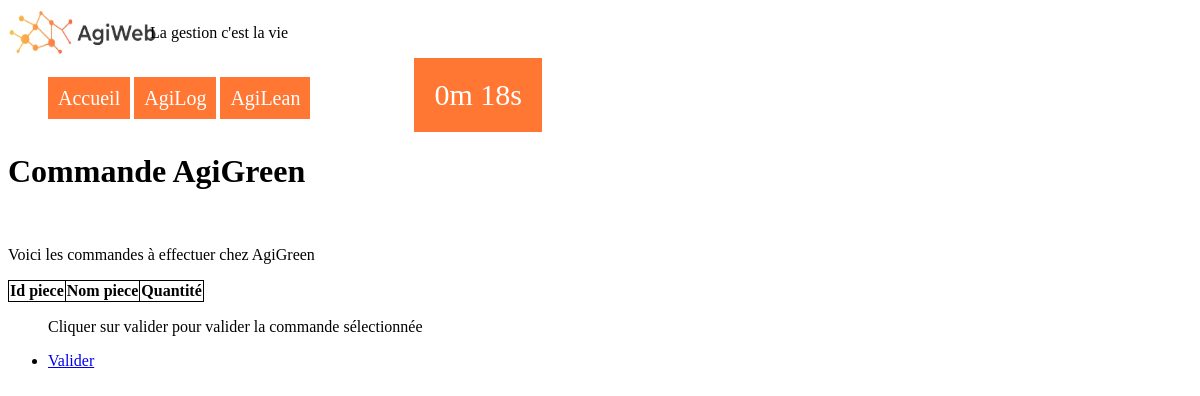
The page /Agilog/Encours/Commande_agigreen on the database as committed earlier.
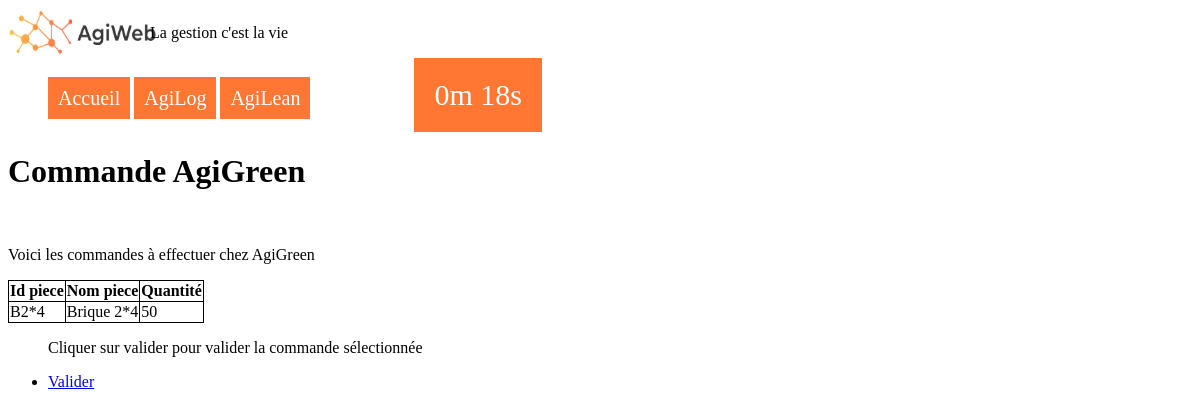
The same page on the database as committed later.
### tables this page shows
CREATE TABLE "piece" (
	"id"	TEXT NOT NULL,
	"nom"	TEXT NOT NULL,
	"quantite"	INTEGER NOT NULL,
	"seuil_recomp"	INTEGER,
	"stock_secu"	INTEGER,
	"delai_reappro"	INTEGER,
	"a_commander"	INTEGER,
	"fournisseur"	INTEGER,
	PRIMARY KEY("id")
);

### run.py (the view)
@app.route('/Agilog/Encours/Commande_agigreen')
def cmd_green():# renvoit la page Commande_agigreen!
    commande=select_commande_fournisseur ("agigreen")
    return render_template('cmd_agigreen.html',liste_commande_green=commande)

### fonctions_logiques.py (called while the page is built)
def transformation(a):#on transforme la chaine pour qu'elle soit traitable
    c=str(a)
    supprimable = ['é', 'è', 'ê', 'à', 'ù', 'û', 'ç', 'ô', 'î', 'ï', 'â',' ', '-', '_','.', ',',"'",'!' ,':', '/']
    correct = ['e', 'e', 'e', 'a', 'u', 'u', 'c', 'o', 'i', 'i', 'a', '', '', '', '', '','', '', '', '']
    for i in range(len(supprimable)):
        c=c.replace(supprimable[i],correct[i])
    c=c.lower()
    return(c)

def select_commande_fournisseur (fournisseur): #prend le fournisseur en lettre minuscule et("agigreen" ou "agipart") et renvoi les id, nom et quantité des pièces à commander du fournisseur
    con = lite.connect(cheminbdd)
    con.row_factory = lite.Row
    cur = con.cursor()
    if (transformation(fournisseur)=="agigreen"):
        fourniss=1
    elif (transformation(fournisseur)=="agipart"):
        fourniss=2
    else:
        return ERREUR
    cur.execute("SELECT id , nom, quantite FROM piece WHERE a_commander=? and fournisseur=?", [1,fourniss])
    b=cur.fetchall()
    con.close()
    return b

### Templates/cmd_agigreen.html (shortened to what this page needs)
<html>
{% include "head.html" %}
    <body>
        {% include "Navbar.html" %}
        <h1>Commande AgiGreen</h1>
        <p> Voici les commandes à effectuer chez AgiGreen </p>
        <table>
            <tr>
                <th>Id piece</th>
                <th>Nom piece</th>
                <th>Quantité</th>
            </tr>
            {%for piece in liste_commande_green %}
            <tr>
                <td>{{piece['id']}}</td>
                <td>{{piece['nom']}}</td>
                <td>{{piece['quantite']}}</td>
            </tr>
            {%endfor%}
        </table>
        <ul>
            <p>Cliquer sur valider pour valider la commande sélectionnée</p>
            <li class=bouton_commande>
                <a href="{{url_for('valider_commande_green')}}"> Valider </a>
            </li>
        </ul>

### Templates/head.html (shortened to what this page needs)
<head>
  <link rel="stylesheet" type="text/css" href="{{url_for("static", filename="accueil.css")}}">
</head>

### Templates/Navbar.html
<header>
  <div id="content">
    <div id="photo">
      <img class="logo" src="{{url_for("static",filename="logo.jpg")}}" alt="description" />
    </div>
    <div id="proverbe">
      <p> La gestion c'est la vie </p>
    </div>
  </div>
</header>
<div id="extending-nav">
  <div class="leftbox">
    <nav class="menu-nav">
      <ul>
        <li class="bouton">
          <a href="{{url_for('index')}}"> Accueil </a>
        </li>
        <li class="bouton">
          <a href="{{url_for('agilog')}}" rel="nofollow">
          AgiLog </a>
        </li>
        <li class="bouton">
          <a href="{{url_for('agilean')}}" rel="nofollow">
          AgiLean </a>
        </li>
      </ul>
    </nav>
  </div>
  <div class="rightbox">
    <p id="chrono" chrono="16"></p>
  </div>
</div>

### Static/accueil.css (style rules this page uses)
.logo { width:150px ; height:50px ; float : left ; }
table { border-collapse: collapse; }
td,th { border-style: solid; border: 1px, solid black; }
div#content div { display :inline-block; width: 12%; }
div#content div#photo { float:left; }
div#content div#proverbe { vertical-align: top; }
nav.menu-nav ul li.bouton { list-style-type: none; display :inline-block; }
nav.menu-nav ul li.bouton a { color:white; background-color:FF7733; text-decoration: none; padding:10px; font-size:20px; }
div#extending-nav div { display :inline-block; }
div#extending-nav .leftbox { margin-right: 100px; }
#chrono { background-color:#FF7733; color:white; margin:0px; font-size: 30px; padding: 20px; }
td,th { border: 1px solid black; }

Rows that differ between the two databases and show on the page:
now on this page (row edited): piece: id "B2*4", nom "Brique 2*4", quantite "50"
